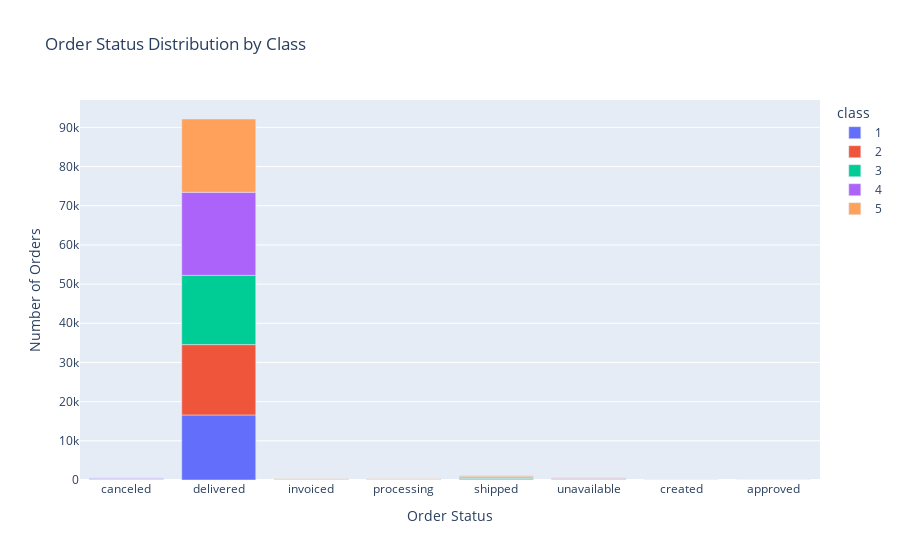

Notebook cell for this chart:
### Markdown cell above
## rfm 그룹 별 주문상태

### Code cell
rfm_order = pd.merge(rfm_df, df_order, left_on='customer_unique_id', right_on='customer_id', how='inner')

order_status_counts = rfm_order.groupby(['class', 'order_status']).size().reset_index(name='Counts')

fig = px.bar(order_status_counts, 
             x='order_status', 
             y='Counts', 
             color='class',
             title='Order Status Distribution by Class',
             labels={'order_status': 'Order Status', 'Counts': 'Number of Orders'})
fig.show()

### Figure 1 — Plotly figure (JSON) as saved in the notebook; plotly's stock layout.template omitted (floating-point values rounded to 4 significant figures)
{"data": [{"alignmentgroup": "True", "hovertemplate": "class=1<br>Order Status=%{x}<br>Number of Orders=%{y}<extra></extra>", "legendgroup": "1", "marker": {"color": "#636efa", "pattern": {"shape": ""}}, "name": "1", "offsetgroup": "1", "orientation": "v", "showlegend": true, "textposition": "auto", "type": "bar", "x": ["canceled", "delivered", "invoiced", "processing", "shipped", "unavailable"], "xaxis": "x", "y": [110, 16600, 47, 51, 180, 103], "yaxis": "y"}, {"alignmentgroup": "True", "hovertemplate": "class=2<br>Order Status=%{x}<br>Number of Orders=%{y}<extra></extra>", "legendgroup": "2", "marker": {"color": "#EF553B", "pattern": {"shape": ""}}, "name": "2", "offsetgroup": "2", "orientation": "v", "showlegend": true, "textposition": "auto", "type": "bar", "x": ["canceled", "created", "delivered", "invoiced", "processing", "shipped", "unavailable"], "xaxis": "x", "y": [117, 1, 17959, 54, 58, 200, 125], "yaxis": "y"}, {"alignmentgroup": "True", "hovertemplate": "class=3<br>Order Status=%{x}<br>Number of Orders=%{y}<extra></extra>", "legendgroup": "3", "marker": {"color": "#00cc96", "pattern": {"shape": ""}}, "name": "3", "offsetgroup": "3", "orientation": "v", "showlegend": true, "textposition": "auto", "type": "bar", "x": ["approved", "canceled", "delivered", "invoiced", "processing", "shipped", "unavailable"], "xaxis": "x", "y": [1, 122, 17668, 50, 56, 215, 115], "yaxis": "y"}, {"alignmentgroup": "True", "hovertemplate": "class=4<br>Order Status=%{x}<br>Number of Orders=%{y}<extra></extra>", "legendgroup": "4", "marker": {"color": "#ab63fa", "pattern": {"shape": ""}}, "name": "4", "offsetgroup": "4", "orientation": "v", "showlegend": true, "textposition": "auto", "type": "bar", "x": ["canceled", "created", "delivered", "invoiced", "processing", "shipped", "unavailable"], "xaxis": "x", "y": [138, 2, 21204, 78, 73, 254, 128], "yaxis": "y"}, {"alignmentgroup": "True", "hovertemplate": "class=5<br>Order Status=%{x}<br>Number of Orders=%{y}<extra></extra>", "legendgroup": "5", "marker": {"color": "#FFA15A", "pattern": {"shape": ""}}, "name": "5", "offsetgroup": "5", "orientation": "v", "showlegend": true, "textposition": "auto", "type": "bar", "x": ["approved", "canceled", "created", "delivered", "invoiced", "processing", "shipped", "unavailable"], "xaxis": "x", "y": [1, 105, 1, 18714, 72, 57, 214, 111], "yaxis": "y"}], "layout": {"barmode": "relative", "legend": {"title": {"text": "class"}, "tracegroupgap": 0}, "title": {"text": "Order Status Distribution by Class"}, "xaxis": {"anchor": "y", "domain": [0, 1], "title": {"text": "Order Status"}}, "yaxis": {"anchor": "x", "domain": [0, 1], "title": {"text": "Number of Orders"}}}}
